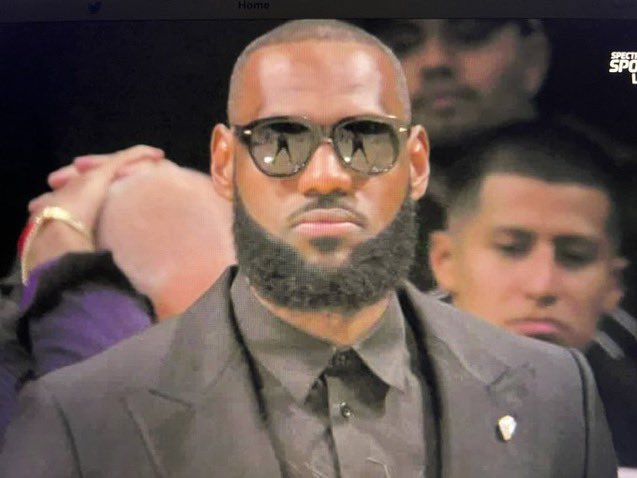
#> input picture images/imagen1.jpeg, 637 x 478 px
$ python functions.py
#> lines starting #> are read from the running program, lines starting #| are printed output that depends on the picture; after the words box and inside, x2 and y2 are one past the last pixel; in counts of white or black regions, pixels touching at a corner belong together
import cv2 as cv

image = cv.imread("./images/imagen1.jpeg");
#> image is the input picture: shape (478, 637, 3); mean B, G, R 82, 88.1, 105.7
#cv.imshow("image",image);

#grayscale
gray = cv.cvtColor(image,cv.COLOR_BGR2GRAY);
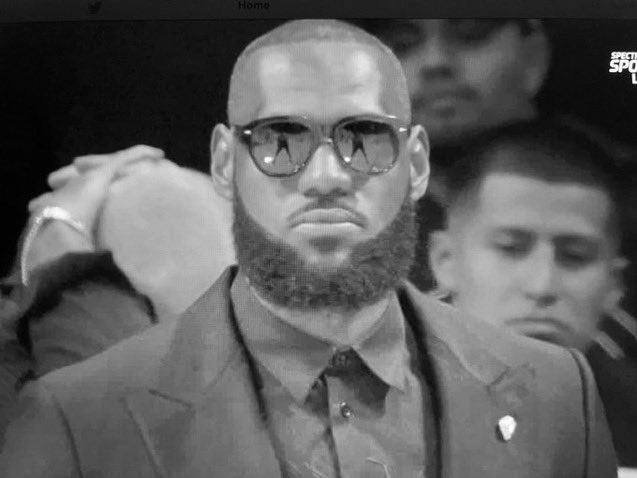
#> gray: shape (478, 637); min 0, max 254, mean 92.7
#cv.imshow("gray",gray);

#Blur
blur = cv.GaussianBlur(image,(3,3),cv.BORDER_DEFAULT);
cv.imshow("blur",blur);

#canny edges
canny = cv.Canny(blur,125,175);
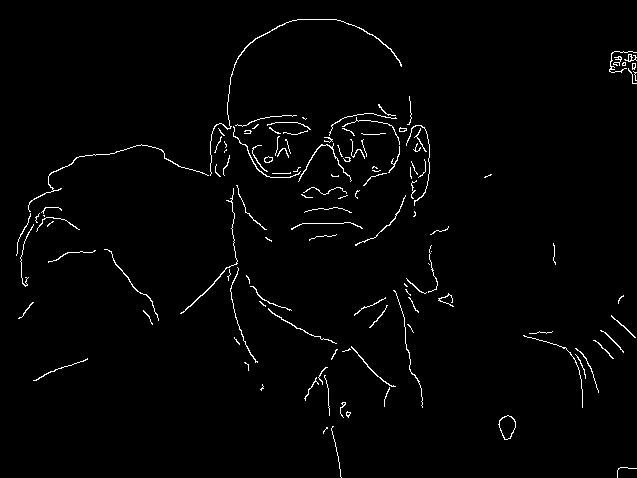
#> canny: shape (478, 637); 1.7% white in thin lines or dots
cv.imshow("Canny", canny)

#dilate borders
dilated = cv.dilate(canny,(3,3),iterations=1)
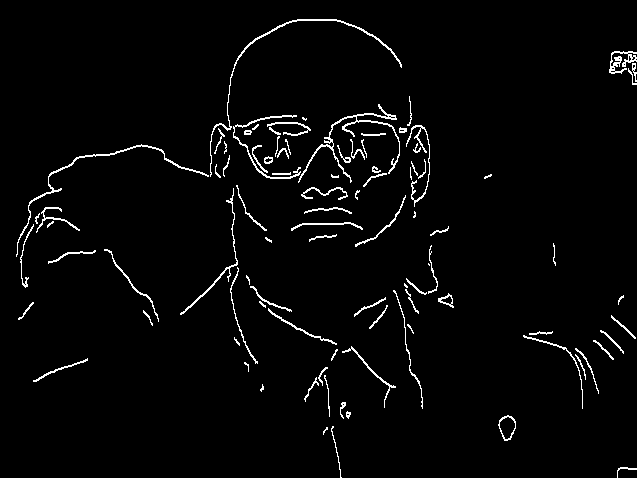
#> dilated: shape (478, 637); 2.7% white in thin lines or dots
cv.imshow("Dilated",dilated)


cv.waitKey(0);

$ run again, with images/imagen2.jpeg copied over images/imagen1.jpeg
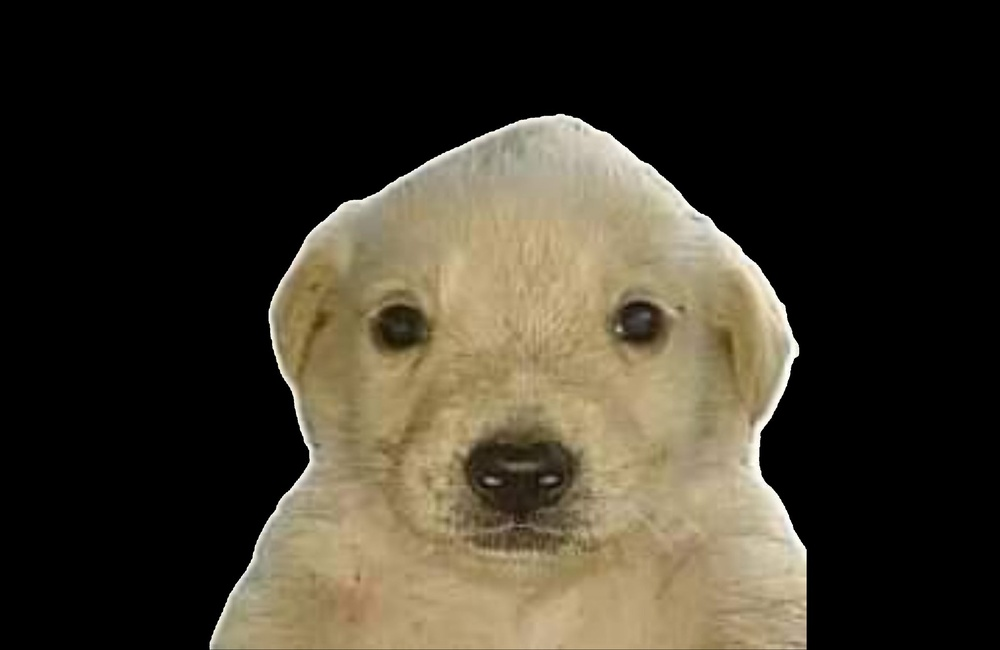
#> input picture images/imagen2.jpeg, 1000 x 650 px, shrunk from 2048 x 1331 before the run
#> image is the input picture: shape (650, 1000, 3); mean B, G, R 42.5, 55.6, 61.8
#> `canny = cv.Canny(blur,125,175);`:
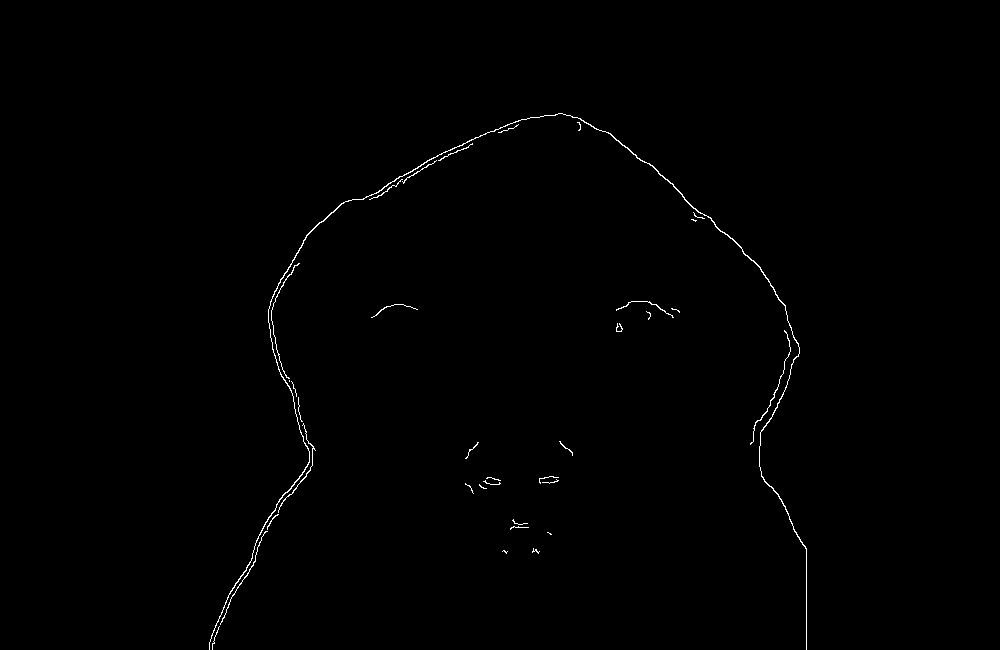
#> canny: shape (650, 1000); 0.46% white in thin lines or dots, all inside (x1, y1, x2, y2) = (209, 113, 807, 650)
#> `dilated = cv.dilate(canny,(3,3),iterations=1)`:
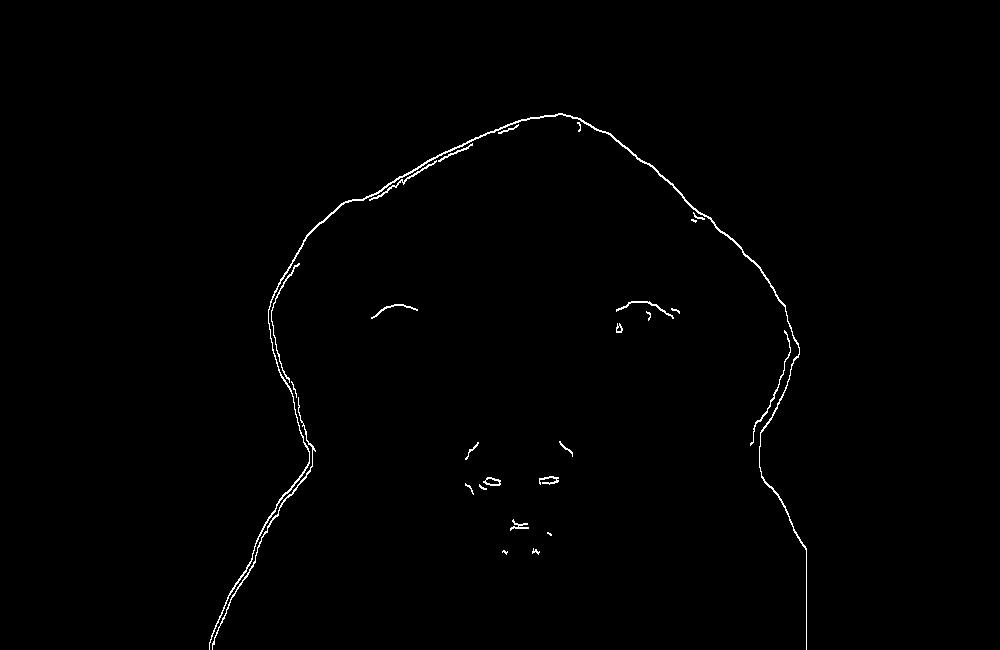
#> dilated: shape (650, 1000); 0.68% white in thin lines or dots, all inside (x1, y1, x2, y2) = (209, 113, 807, 650)

$ run again, with images/imagen3.jpeg copied over images/imagen1.jpeg
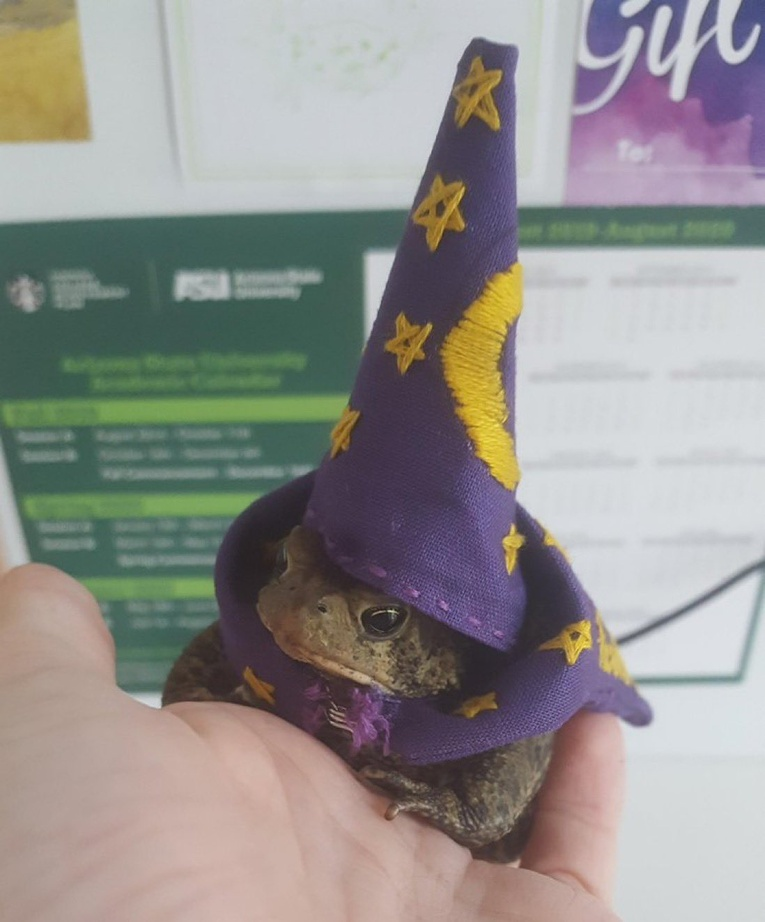
#> input picture images/imagen3.jpeg, 765 x 922 px, shrunk from 1098 x 1323 before the run
#> image is the input picture: shape (922, 765, 3); mean B, G, R 141.7, 144.6, 147.1
#> `canny = cv.Canny(blur,125,175);`:
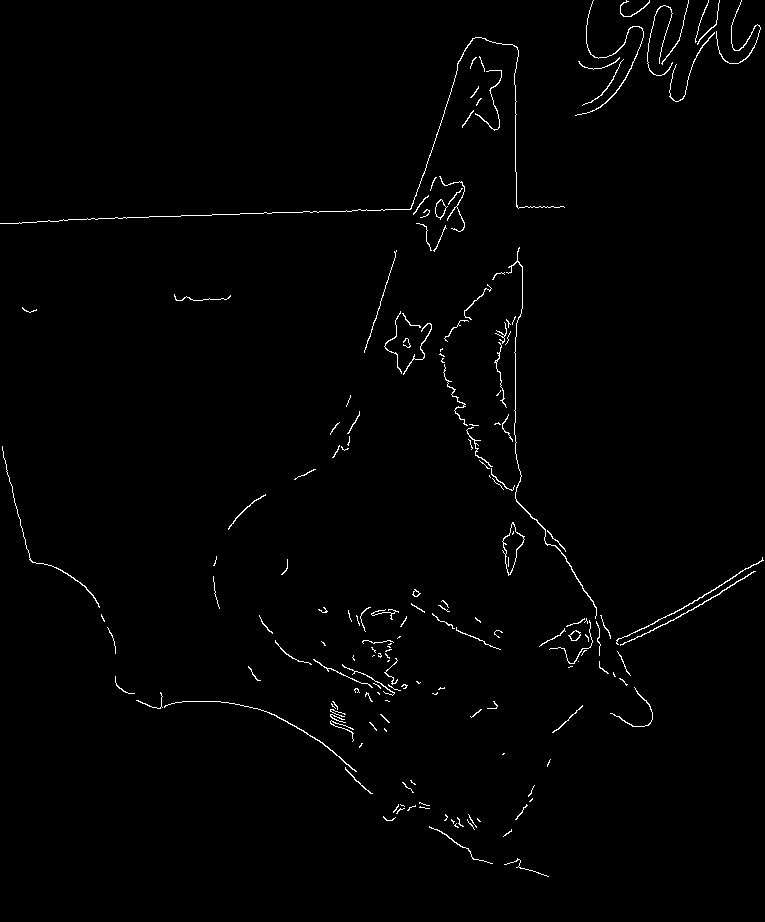
#> canny: shape (922, 765); 1.1% white in thin lines or dots
#> `dilated = cv.dilate(canny,(3,3),iterations=1)`:
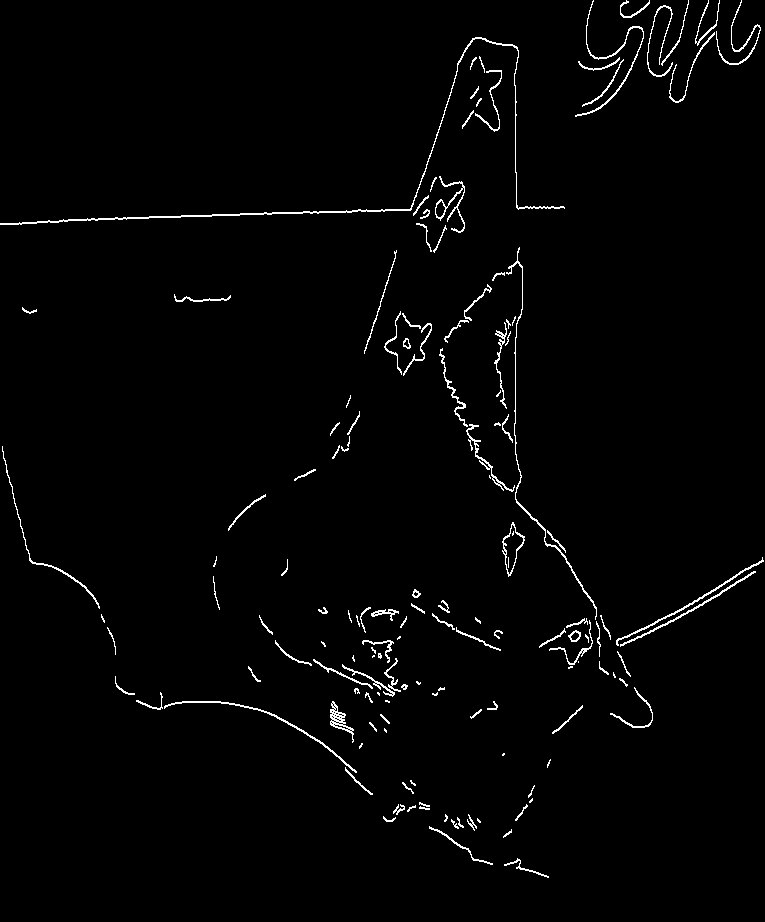
#> dilated: shape (922, 765); 1.8% white in thin lines or dots

$ run again, with images/imagen4.jpeg copied over images/imagen1.jpeg
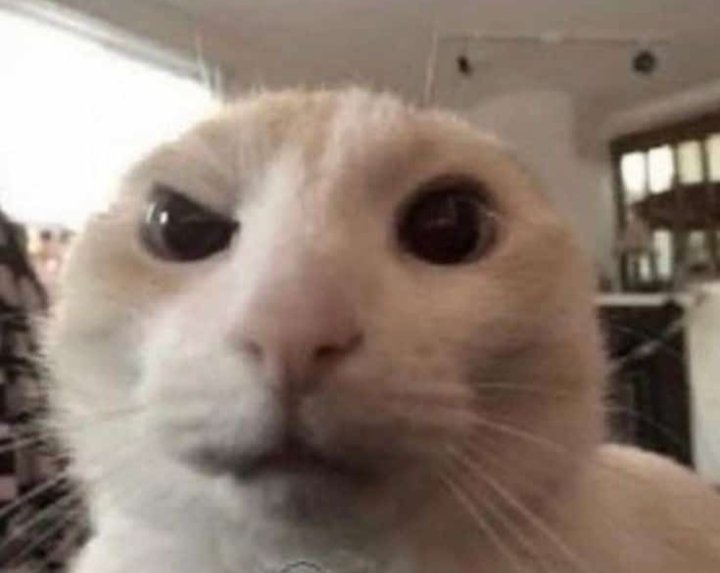
#> input picture images/imagen4.jpeg, 720 x 573 px
#> image is the input picture: shape (573, 720, 3); mean B, G, R 114.1, 125.3, 141.9
#> `canny = cv.Canny(blur,125,175);`:
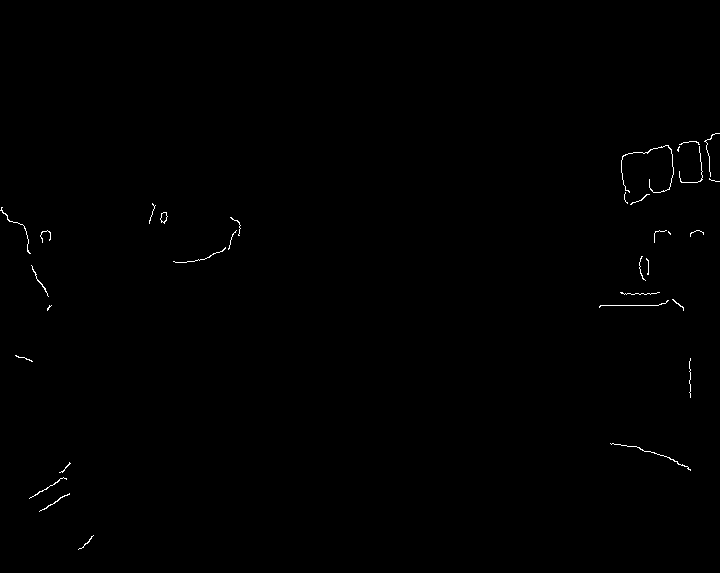
#> canny: shape (573, 720); 0.3% white in thin lines or dots, all inside (x1, y1, x2, y2) = (0, 133, 720, 550)
#> `dilated = cv.dilate(canny,(3,3),iterations=1)`:
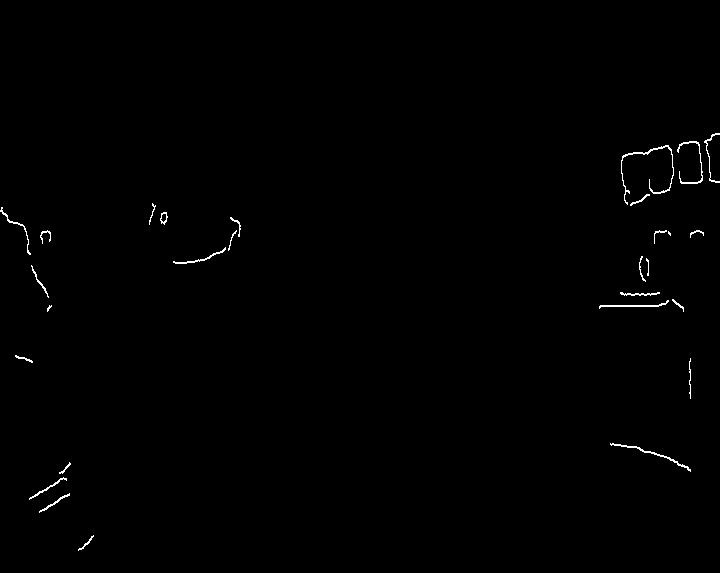
#> dilated: shape (573, 720); 0.49% white in thin lines or dots, all inside (x1, y1, x2, y2) = (0, 133, 720, 551)
